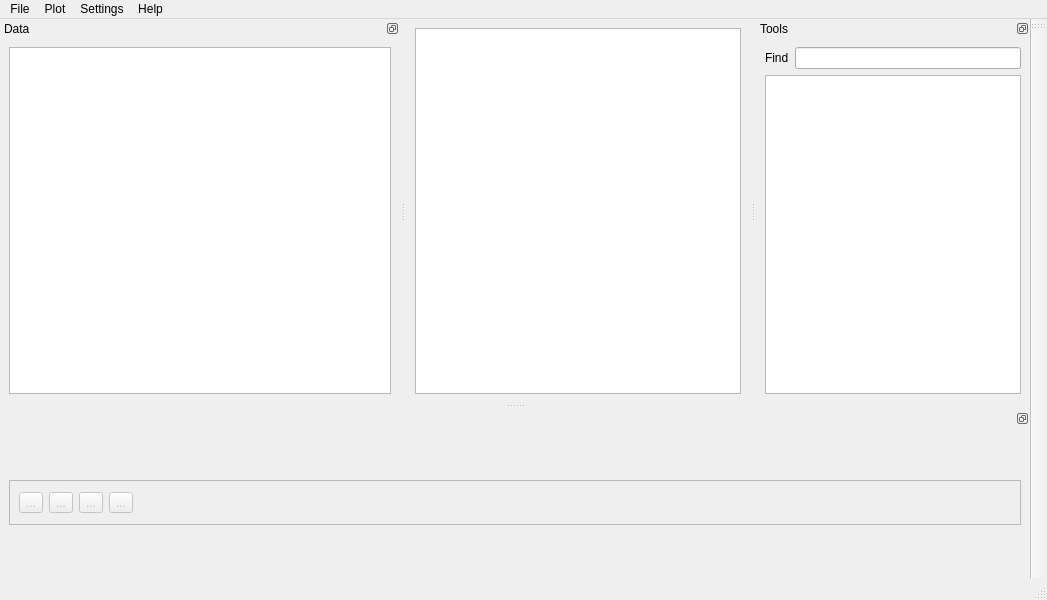
<?xml version="1.0" encoding="UTF-8"?>
<ui version="4.0">
 <class>MainWindow</class>
 <widget class="QMainWindow" name="MainWindow">
  <property name="geometry">
   <rect>
    <x>0</x>
    <y>0</y>
    <width>1047</width>
    <height>600</height>
   </rect>
  </property>
  <property name="windowTitle">
   <string>SedSAT</string>
  </property>
  <widget class="QWidget" name="centralwidget">
   <layout class="QHBoxLayout" name="horizontalLayout_2">
    <item>
     <layout class="QVBoxLayout" name="verticalLayout_middle">
      <item>
       <widget class="QTextBrowser" name="textBrowser"/>
      </item>
     </layout>
    </item>
   </layout>
  </widget>
  <widget class="QMenuBar" name="menubar">
   <property name="geometry">
    <rect>
     <x>0</x>
     <y>0</y>
     <width>1047</width>
     <height>21</height>
    </rect>
   </property>
   <widget class="QMenu" name="menuFile">
    <property name="title">
     <string>File</string>
    </property>
    <addaction name="actionImport_Elemental_Profile_from_Excel"/>
   </widget>
   <widget class="QMenu" name="menuPlot">
    <property name="title">
     <string>Plot</string>
    </property>
    <addaction name="actionRaw_Elemental_Profiles"/>
    <addaction name="actionTestGraphs"/>
    <addaction name="actionTestDialog"/>
    <addaction name="actionTestLikelihoods"/>
    <addaction name="actionTestProgressGraph"/>
   </widget>
   <widget class="QMenu" name="menuSettings">
    <property name="title">
     <string>Settings</string>
    </property>
    <addaction name="actionConstituent_Properties"/>
   </widget>
   <widget class="QMenu" name="menuHelp">
    <property name="title">
     <string>Help</string>
    </property>
   </widget>
   <addaction name="menuFile"/>
   <addaction name="menuPlot"/>
   <addaction name="menuSettings"/>
   <addaction name="menuHelp"/>
  </widget>
  <widget class="QStatusBar" name="statusbar"/>
  <widget class="QDockWidget" name="dockWidgetGraph">
   <property name="sizePolicy">
    <sizepolicy hsizetype="Expanding" vsizetype="Expanding">
     <horstretch>0</horstretch>
     <verstretch>0</verstretch>
    </sizepolicy>
   </property>
   <property name="minimumSize">
    <size>
     <width>300</width>
     <height>169</height>
    </size>
   </property>
   <property name="floating">
    <bool>false</bool>
   </property>
   <property name="features">
    <set>QDockWidget::DockWidgetFloatable|QDockWidget::DockWidgetMovable</set>
   </property>
   <attribute name="dockWidgetArea">
    <number>8</number>
   </attribute>
   <widget class="QWidget" name="dockWidgetContents">
    <layout class="QVBoxLayout" name="verticalLayout_3">
     <item>
      <widget class="QFrame" name="frame">
       <property name="enabled">
        <bool>false</bool>
       </property>
       <property name="maximumSize">
        <size>
         <width>16777215</width>
         <height>45</height>
        </size>
       </property>
       <property name="frameShape">
        <enum>QFrame::StyledPanel</enum>
       </property>
       <property name="frameShadow">
        <enum>QFrame::Raised</enum>
       </property>
       <layout class="QHBoxLayout" name="horizontalLayout">
        <item>
         <widget class="QToolButton" name="toolButton_4">
          <property name="text">
           <string>...</string>
          </property>
         </widget>
        </item>
        <item>
         <widget class="QToolButton" name="toolButton_3">
          <property name="text">
           <string>...</string>
          </property>
         </widget>
        </item>
        <item>
         <widget class="QToolButton" name="toolButton_2">
          <property name="text">
           <string>...</string>
          </property>
         </widget>
        </item>
        <item>
         <widget class="QToolButton" name="toolButton">
          <property name="text">
           <string>...</string>
          </property>
         </widget>
        </item>
        <item>
         <spacer name="horizontalSpacer">
          <property name="orientation">
           <enum>Qt::Horizontal</enum>
          </property>
          <property name="sizeHint" stdset="0">
           <size>
            <width>861</width>
            <height>20</height>
           </size>
          </property>
         </spacer>
        </item>
       </layout>
      </widget>
     </item>
    </layout>
   </widget>
  </widget>
  <widget class="QDockWidget" name="dockWidgetColumn">
   <property name="sizePolicy">
    <sizepolicy hsizetype="Expanding" vsizetype="Expanding">
     <horstretch>0</horstretch>
     <verstretch>0</verstretch>
    </sizepolicy>
   </property>
   <property name="minimumSize">
    <size>
     <width>400</width>
     <height>111</height>
    </size>
   </property>
   <property name="features">
    <set>QDockWidget::DockWidgetFloatable|QDockWidget::DockWidgetMovable</set>
   </property>
   <property name="windowTitle">
    <string>Data</string>
   </property>
   <attribute name="dockWidgetArea">
    <number>1</number>
   </attribute>
   <widget class="QWidget" name="dockWidgetContents_3">
    <layout class="QHBoxLayout" name="horizontalLayout_3">
     <item>
      <widget class="QTreeView" name="treeView">
       <property name="indentation">
        <number>40</number>
       </property>
       <property name="animated">
        <bool>true</bool>
       </property>
      </widget>
     </item>
    </layout>
   </widget>
  </widget>
  <widget class="QToolBar" name="toolBar">
   <property name="windowTitle">
    <string>toolBar</string>
   </property>
   <attribute name="toolBarArea">
    <enum>RightToolBarArea</enum>
   </attribute>
   <attribute name="toolBarBreak">
    <bool>false</bool>
   </attribute>
  </widget>
  <widget class="QDockWidget" name="dockWidgetToolBox">
   <property name="features">
    <set>QDockWidget::DockWidgetFloatable|QDockWidget::DockWidgetMovable</set>
   </property>
   <property name="windowTitle">
    <string>Tools</string>
   </property>
   <attribute name="dockWidgetArea">
    <number>2</number>
   </attribute>
   <widget class="QWidget" name="dockWidgetContents_4">
    <layout class="QVBoxLayout" name="verticalLayout_4">
     <item>
      <layout class="QHBoxLayout" name="horizontalLayout_5">
       <item>
        <widget class="QLabel" name="label">
         <property name="text">
          <string>Find</string>
         </property>
        </widget>
       </item>
       <item>
        <widget class="QLineEdit" name="lineEdit"/>
       </item>
      </layout>
     </item>
     <item>
      <widget class="QTreeView" name="treeViewtools">
       <property name="animated">
        <bool>true</bool>
       </property>
      </widget>
     </item>
    </layout>
   </widget>
  </widget>
  <action name="actionImport_Elemental_Profile_from_Excel">
   <property name="text">
    <string>Import Elemental Profile from Excel</string>
   </property>
  </action>
  <action name="actionRaw_Elemental_Profiles">
   <property name="text">
    <string>Raw Elemental Profiles</string>
   </property>
  </action>
  <action name="actionTestGraphs">
   <property name="text">
    <string>TestGraphs</string>
   </property>
  </action>
  <action name="actionConstituent_Properties">
   <property name="text">
    <string>Constituent Properties</string>
   </property>
  </action>
  <action name="actionTestDialog">
   <property name="text">
    <string>TestDialog</string>
   </property>
  </action>
  <action name="actionTestLikelihoods">
   <property name="text">
    <string>TestLikelihoods</string>
   </property>
  </action>
  <action name="actionTestProgressGraph">
   <property name="text">
    <string>TestProgressGraph</string>
   </property>
  </action>
 </widget>
 <resources/>
 <connections/>
</ui>
